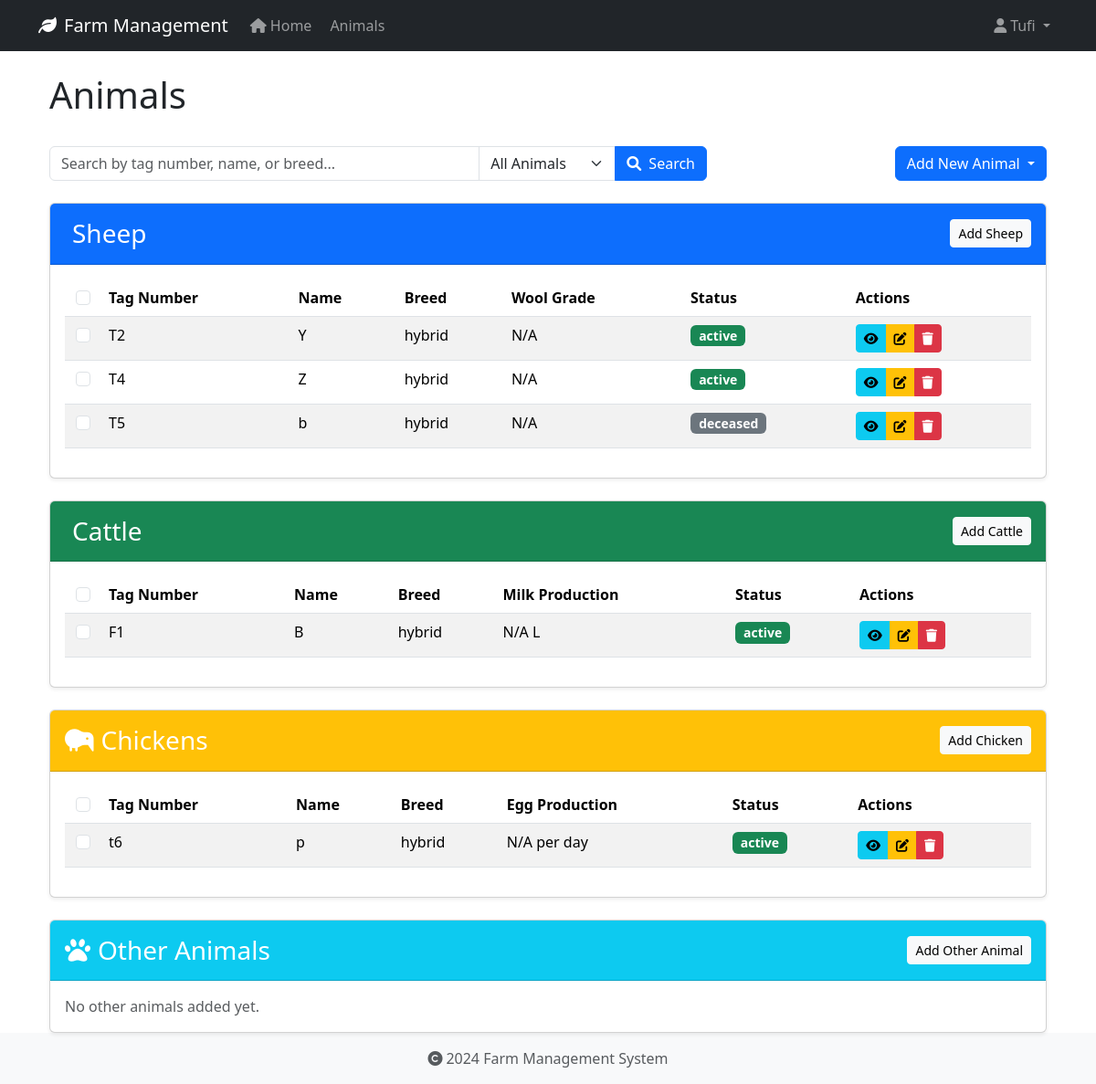
/animals/ (signed in), run on an earlier commit of the app's database.
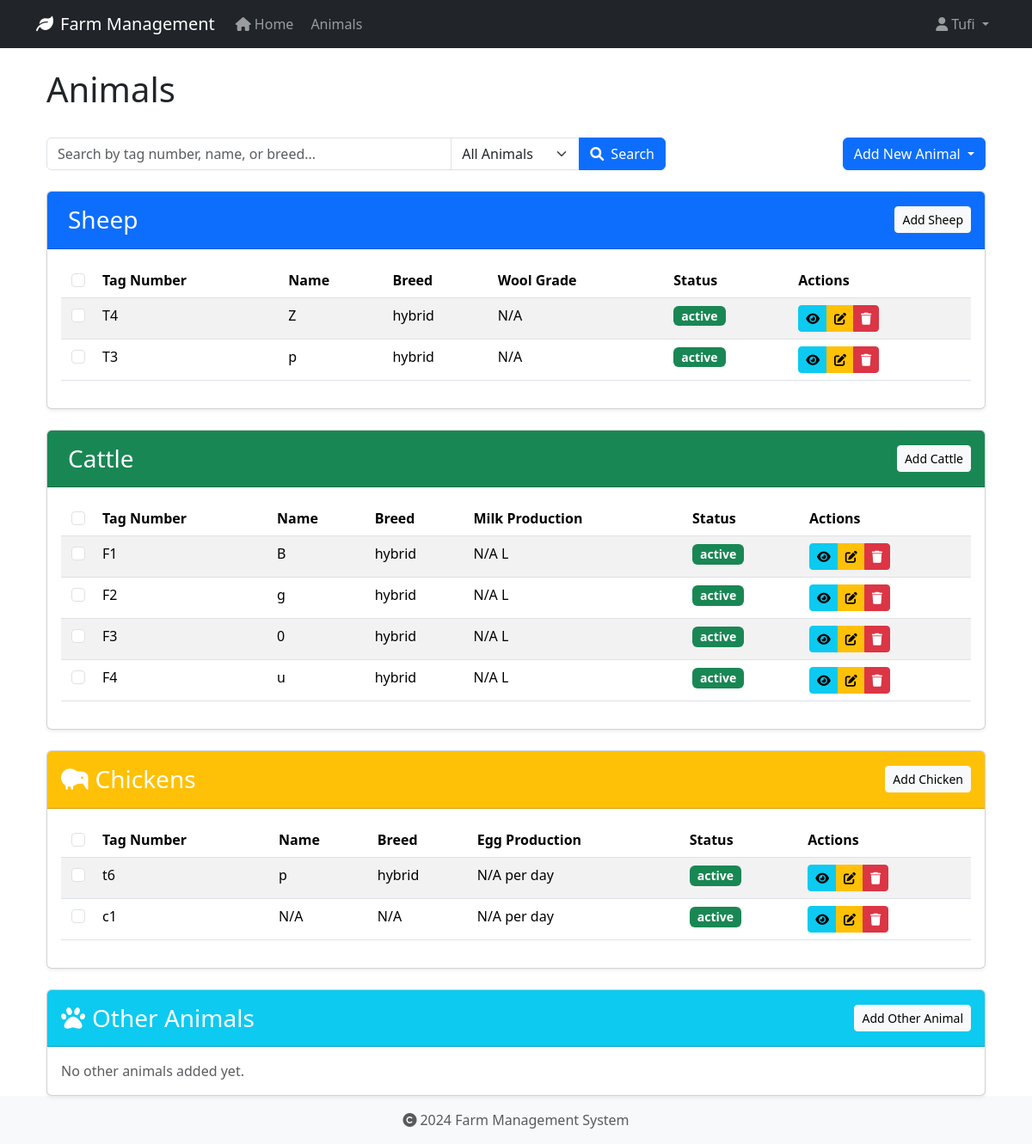
And on a later commit of the database.
### app/models/animal.py (models this page shows, shortened)
class Animal(db.Model):
    id = db.Column(db.Integer, primary_key=True)
    tag_number = db.Column(db.String(50), unique=True, nullable=False, index=True)
    name = db.Column(db.String(100), nullable=True)  # Explicitly mark as nullable
    species = db.Column(db.String(50), nullable=False, index=True)
    breed = db.Column(db.String(50), nullable=True)
    date_of_birth = db.Column(db.Date, nullable=True)
    gender = db.Column(db.String(20), nullable=True)
    weight = db.Column(db.Float, nullable=True)
    status = db.Column(db.String(20), default='active', nullable=False)
    purchase_date = db.Column(db.Date, nullable=True)
    purchase_price = db.Column(db.Float, nullable=True)
    notes = db.Column(db.Text, nullable=True)
    created_at = db.Column(db.DateTime, default=datetime.utcnow, nullable=False)
    updated_at = db.Column(db.DateTime, default=datetime.utcnow, onupdate=datetime.utcnow, nullable=False)
    wool_type = db.Column(db.String(50), nullable=True)
    last_shearing = db.Column(db.Date, nullable=True)
    fleece_weight = db.Column(db.Float, nullable=True)
    wool_grade = db.Column(db.String(20), nullable=True)
    lambing_status = db.Column(db.String(50), nullable=True)
    lambing_date = db.Column(db.Date, nullable=True)
    milk_production = db.Column(db.Float, nullable=True)
    last_milking = db.Column(db.Date, nullable=True)  # Changed from DateTime to Date
    milk_quality = db.Column(db.String(20), nullable=True)
    calving_status = db.Column(db.String(50), nullable=True)
    calving_date = db.Column(db.Date, nullable=True)
    milk_fat_content = db.Column(db.Float, nullable=True)
    egg_production = db.Column(db.Integer, nullable=True)
    egg_color = db.Column(db.String(20), nullable=True)
    comb_type = db.Column(db.String(20), nullable=True)
    laying_status = db.Column(db.String(20), nullable=True)
    last_laying_date = db.Column(db.Date, nullable=True)
    egg_size = db.Column(db.String(20), nullable=True)
    category = db.Column(db.String(50), nullable=True)
    special_needs = db.Column(db.Text, nullable=True)
    diet_requirements = db.Column(db.Text, nullable=True)
    habitat = db.Column(db.String(100), nullable=True)
    health_records = db.relationship('HealthRecord', backref='animal', lazy=True, cascade='all, delete-orphan')

### app/routes/animals.py (the view, shortened to what this page needs)
@bp.route('/')
@login_required
def index():
    search_query = request.args.get('search', '').strip()
    animal_type = request.args.get('type', 'all').lower()
    base_query = Animal.query
    if animal_type == 'all':
        sheep_list = base_query.filter_by(species='Sheep').all()
        cattle_list = base_query.filter_by(species='Cattle').all()
        chicken_list = base_query.filter_by(species='Chicken').all()
        other_list = base_query.filter(Animal.species.notin_(['Sheep', 'Cattle', 'Chicken'])).all()
    return render_template('animals/index.html',
                         sheep_list=sheep_list,
                         cattle_list=cattle_list,
                         chicken_list=chicken_list,
                         other_list=other_list,
                         search_query=search_query,
                         animal_type=animal_type)

### app/models/user.py (called while the page is built)
@login_manager.user_loader
def load_user(user_id):
    return User.query.get(int(user_id))

### app/templates/animals/index.html (shortened to what the changed rows need)
{% extends "base.html" %}
{% block content %}
<div class="container">
    <div class="d-flex justify-content-between align-items-center mb-4">
        <h1>Animals</h1>
    </div>
    <div class="card mb-4" id="sheep-section">
        <div class="card-body">
            {% if sheep_list %}
            <div class="table-responsive">
                <table class="table table-striped table-hover" id="sheep-table">
                    <thead>
                        <tr>
                            <th class="text-center" style="width: 40px;">
                                <input type="checkbox" class="form-check-input select-all" data-animal-type="sheep">
                            </th>
                            <th>Tag Number</th>
                            <th>Name</th>
                            <th>Breed</th>
                            <th>Wool Grade</th>
                            <th>Status</th>
                            <th>Actions</th>
                        </tr>
                    </thead>
                    <tbody>
                        {% for animal in sheep_list %}
                        <tr>
                            <td class="text-center">
                                <input type="checkbox" class="form-check-input animal-select"
                                       data-animal-id="{{ animal.id }}"
                                       data-animal-type="sheep">
                            </td>
                            <td>{{ animal.tag_number }}</td>
                            <td>{{ animal.name or 'N/A' }}</td>
                            <td>{{ animal.breed or 'N/A' }}</td>
                            <td>{{ animal.wool_grade or 'N/A' }}</td>
                            <td>
                                <span class="badge {% if animal.status == 'active' %}bg-success{% elif animal.status == 'sold' %}bg-info{% else %}bg-secondary{% endif %}">
                                    {{ animal.status }}
                                </span>
                            </td>
                            <td>
                                <div class="btn-group btn-group-sm">
                                    <a href="{{ url_for('animals.view', id=animal.id) }}" class="btn btn-info" title="View">
                                        <i class="fas fa-eye"></i>
                                    </a>
                                    <a href="{{ url_for('animals.edit', id=animal.id) }}" class="btn btn-warning" title="Edit">
                                        <i class="fas fa-edit"></i>
                                    </a>
                                    <button type="button" class="btn btn-danger" title="Delete"
                                            onclick="confirmDelete('{{ animal.id }}', '{{ animal.tag_number }}', 'Sheep')">
                                        <i class="fas fa-trash"></i>
                                    </button>
                                </div>
                            </td>
                        </tr>
                        {% endfor %}
                    </tbody>
                </table>
            </div>
            {% else %}
            <p class="text-muted mb-0" id="sheep-empty-message">No sheep added yet.</p>
            {% endif %}
        </div>
    </div>
    <div class="card mb-4" id="cattle-section">
        <div class="card-body">
            {% if cattle_list %}
            <div class="table-responsive">
                <table class="table table-striped table-hover" id="cattle-table">
                    <thead>
                        <tr>
                            <th class="text-center" style="width: 40px;">
                                <input type="checkbox" class="form-check-input select-all" data-animal-type="cattle">
                            </th>
                            <th>Tag Number</th>
                            <th>Name</th>
                            <th>Breed</th>
                            <th>Milk Production</th>
                            <th>Status</th>
                            <th>Actions</th>
                        </tr>
                    </thead>
                    <tbody>
                        {% for animal in cattle_list %}
                        <tr>
                            <td class="text-center">
                                <input type="checkbox" class="form-check-input animal-select"
                                       data-animal-id="{{ animal.id }}"
                                       data-animal-type="cattle">
                            </td>
                            <td>{{ animal.tag_number }}</td>
                            <td>{{ animal.name or 'N/A' }}</td>
                            <td>{{ animal.breed or 'N/A' }}</td>
                            <td>{{ animal.milk_production|round(1) if animal.milk_production else 'N/A' }} L</td>
                            <td>
                                <span class="badge {% if animal.status == 'active' %}bg-success{% elif animal.status == 'sold' %}bg-info{% else %}bg-secondary{% endif %}">
                                    {{ animal.status }}
                                </span>
                            </td>
                            <td>
                                <div class="btn-group btn-group-sm">
                                    <a href="{{ url_for('animals.view', id=animal.id) }}" class="btn btn-info" title="View">
                                        <i class="fas fa-eye"></i>
                                    </a>
                                    <a href="{{ url_for('animals.edit', id=animal.id) }}" class="btn btn-warning" title="Edit">
                                        <i class="fas fa-edit"></i>
                                    </a>
                                    <button type="button" class="btn btn-danger" title="Delete"
                                            onclick="confirmDelete('{{ animal.id }}', '{{ animal.tag_number }}', 'Cattle')">
                                        <i class="fas fa-trash"></i>
                                    </button>
                                </div>
                            </td>
                        </tr>
                        {% endfor %}
                    </tbody>
                </table>
            </div>
            {% else %}
            <p class="text-muted mb-0" id="cattle-empty-message">No cattle added yet.</p>
            {% endif %}
        </div>
    </div>
    <div class="card mb-4" id="chicken-section">
        <div class="card-body">
            {% if chicken_list %}
            <div class="table-responsive">
                <table class="table table-striped table-hover" id="chicken-table">
                    <thead>
                        <tr>
                            <th class="text-center" style="width: 40px;">
                                <input type="checkbox" class="form-check-input select-all" data-animal-type="chicken">
                            </th>
                            <th>Tag Number</th>
                            <th>Name</th>
                            <th>Breed</th>
                            <th>Egg Production</th>
                            <th>Status</th>
                            <th>Actions</th>
                        </tr>
                    </thead>
                    <tbody>
                        {% for animal in chicken_list %}
                        <tr>
                            <td class="text-center">
                                <input type="checkbox" class="form-check-input animal-select"
                                       data-animal-id="{{ animal.id }}"
                                       data-animal-type="chicken">
                            </td>
                            <td>{{ animal.tag_number }}</td>
                            <td>{{ animal.name or 'N/A' }}</td>
                            <td>{{ animal.breed or 'N/A' }}</td>
                            <td>{{ animal.egg_production or 'N/A' }} per day</td>
                            <td>
                                <span class="badge {% if animal.status == 'active' %}bg-success{% elif animal.status == 'sold' %}bg-info{% else %}bg-secondary{% endif %}">
                                    {{ animal.status }}
                                </span>
                            </td>
                            <td>
                                <div class="btn-group btn-group-sm">
                                    <a href="{{ url_for('animals.view', id=animal.id) }}" class="btn btn-info" title="View">
                                        <i class="fas fa-eye"></i>
                                    </a>
                                    <a href="{{ url_for('animals.edit', id=animal.id) }}" class="btn btn-warning" title="Edit">
                                        <i class="fas fa-edit"></i>
                                    </a>
                                    <button type="button" class="btn btn-danger" title="Delete"
                                            onclick="confirmDelete('{{ animal.id }}', '{{ animal.tag_number }}', 'Chicken')">
                                        <i class="fas fa-trash"></i>
                                    </button>
                                </div>
                            </td>
                        </tr>
                        {% endfor %}
                    </tbody>
                </table>
            </div>
            {% else %}
            <p class="text-muted mb-0" id="chicken-empty-message">No chickens added yet.</p>
            {% endif %}
        </div>
    </div>
        </div>
        {% endblock content %}

What changed in the data, as far as the page shows it:
removed Animal: tag_number "T2", name "Y", breed "hybrid", wool_grade "N/A", status "active", shown under "Sheep"
removed Animal: tag_number "T5", name "b", breed "hybrid", wool_grade "N/A", status "deceased", shown under "Sheep"
added Animal: tag_number "T3", name "p", breed "hybrid", wool_grade "N/A", status "active", shown under "Sheep"
added Animal: tag_number "F2", name "g", breed "hybrid", milk_production "N/A", status "active", shown under "Cattle"
added Animal: tag_number "F3", name "0", breed "hybrid", milk_production "N/A", status "active", shown under "Cattle"
added Animal: tag_number "F4", name "u", breed "hybrid", milk_production "N/A", status "active", shown under "Cattle"
added Animal: tag_number "c1", name "N/A", breed "N/A", egg_production "N/A", status "active", shown under "Chickens"
